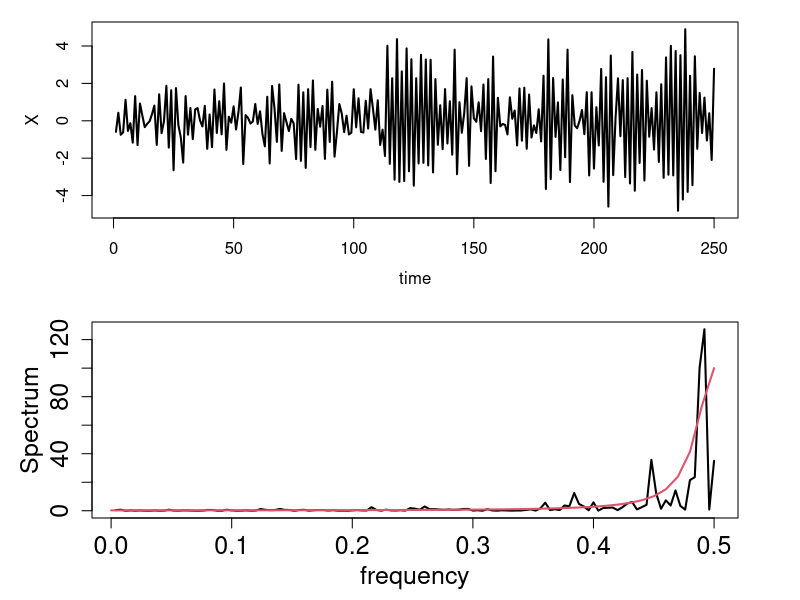
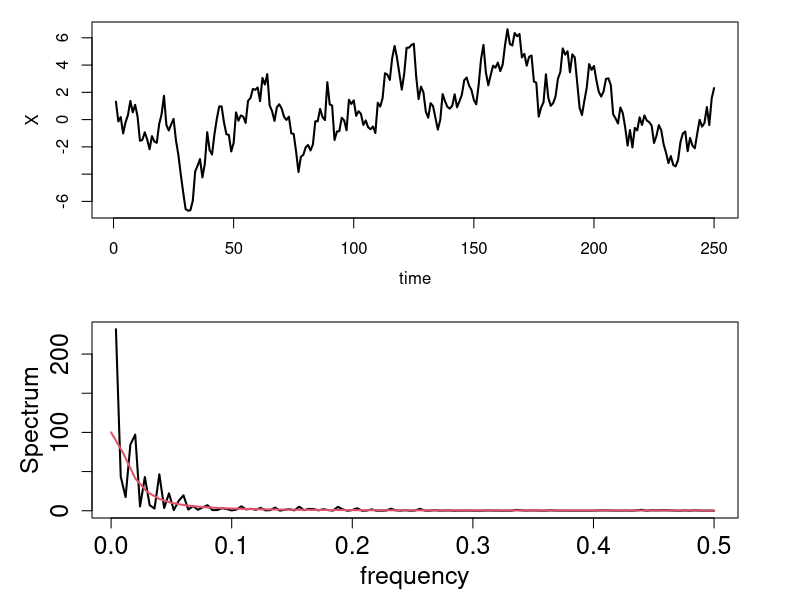

The R source for these figures, in order:
# ------------------------------------------------------------------------------
# Book:         SFE
# ------------------------------------------------------------------------------
# Quantlet:     SFESpecARII
# ------------------------------------------------------------------------------
# Description:  SFESpecAR computes the spectrum (frequency domain representation)
#               of an AR(1) process with positive or negative coefficients
# ------------------------------------------------------------------------------
# Usage:        -
# ------------------------------------------------------------------------------
# Inputs:       none
# ------------------------------------------------------------------------------
# Output:       Spectrum of AR(1) processes
# ------------------------------------------------------------------------------
# Example:      -
# ------------------------------------------------------------------------------
# Author:       Franziska Schulz, Elisabeth Bommes, Caroline Kleist
# ------------------------------------------------------------------------------
#

win.graph(width=7,height=3,pointsize=6)
par(mfrow=c(2,1), mar=c(4,4.5,1,3)+0.1, mgp=c(2.5,1,0))

Fr = 0:50/100
y<-arima.sim(n=250,model=list(ar=-0.9),rand.gen=rnorm)

plot(y,type="l",xlab="time",ylab="X",lwd=2,cex.lab=2,cex.axis=2)
spec.pgram(y,log="no",xlab="frequency",main="",lwd=2,cex.lab=1.5,cex.axis=1.5,sub="",ylab="Spectrum")
spec = 1/(1+0.9^2+2*0.9*cos(2*pi*Fr))
lines(Fr,spec,col=2,lwd=2)


Fr = 0:50/100
y<-arima.sim(n=250,model=list(ar=0.9),rand.gen=rnorm)

plot(y,type="l",xlab="time",ylab="X",lwd=2,cex.lab=2,cex.axis=2)
spec.pgram(y,log="no",xlab="frequency",main="",lwd=2,cex.lab=1.5,cex.axis=1.5,sub="",ylab="Spectrum")
spec = 1/(1+0.9^2-2*0.9*cos(2*pi*Fr))
lines(Fr,spec,col=2,lwd=2)